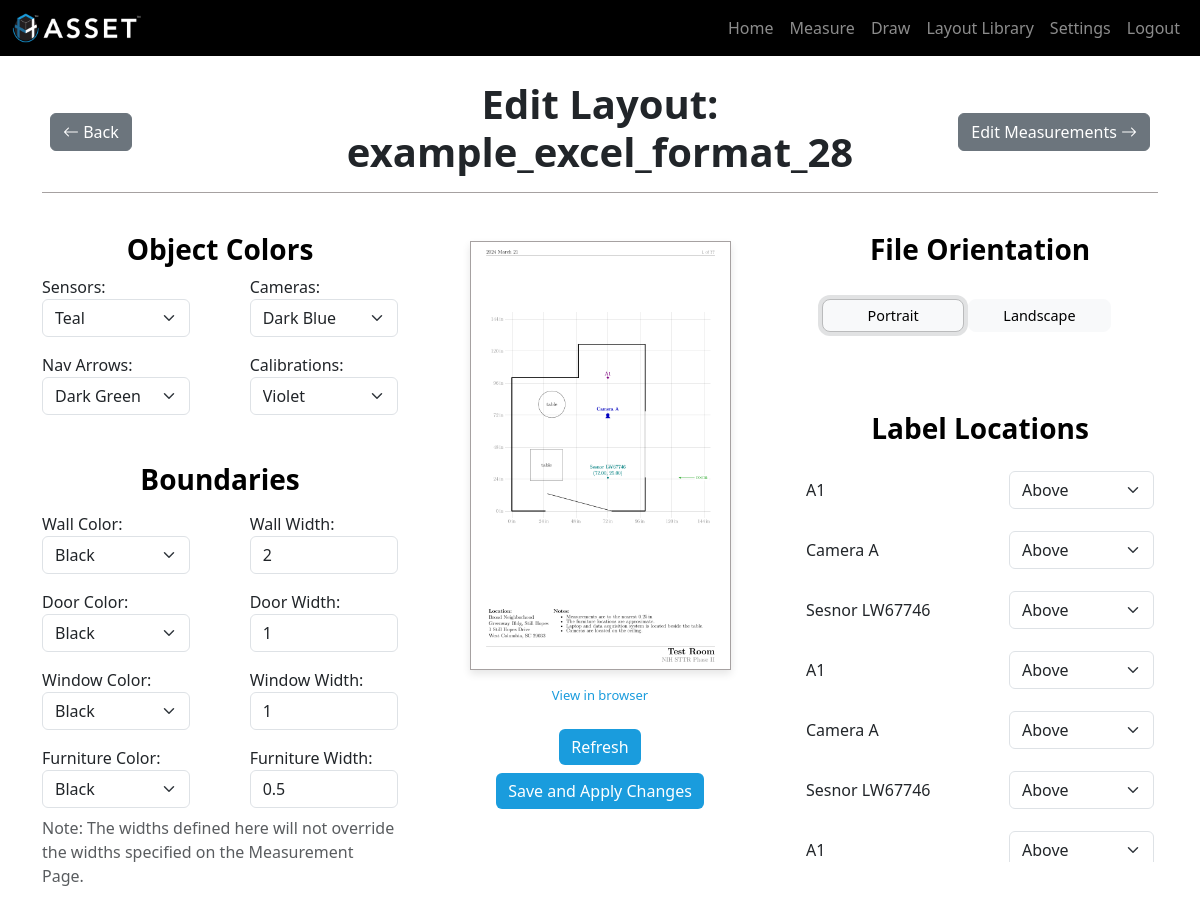
Screenshot of /edit/170 (signed in) with the database file from the repository.
### app1/models.py (models this page shows, shortened)
class ConvertedFile(models.Model):
    file_name = models.CharField(max_length=255, default="name") # Stores the PREFIX (without extension)
    user = models.ForeignKey(User, on_delete=models.CASCADE)
    created_at = models.DateTimeField(auto_now_add=True)
    last_modified = models.DateTimeField(auto_now=True)   # Automatically updated to current date and time when saved
    file_path = models.CharField(max_length=255, default="NONE")
    folder = models.ForeignKey(Folder, on_delete=models.SET_NULL, null=True, blank=True)
    temporary = models.BooleanField(default=False)
    style_settings = models.ForeignKey(StyleSettings, on_delete=models.CASCADE,
                                       null=True)
    uploaded_file = models.ForeignKey(UploadedFile, on_delete=models.CASCADE, null=True)
    latex_file = models.CharField(max_length=255,
                                  default= os.path.join(settings.MEDIA_ROOT,'conversion_output', 'output.tex'))
    pdf_file = models.CharField(max_length=255,
                                default= os.path.join(settings.MEDIA_ROOT,'conversion_output', 'output.pdf'))
    image = models.CharField(max_length=255,
                             default = os.path.join(settings.MEDIA_ROOT,'conversion_output', 'output.png'))
    layout = models.ForeignKey('Layout', on_delete=models.CASCADE, null=True, blank=True) # Link to Layout
    csv_file = models.CharField(max_length=255, null=True, blank=True)
    json_file = models.CharField(max_length=255, null=True, blank=True)
    def __str__(self):
        return self.file_name
    def get_labels(self):
        return self.label_set.all()

class StyleSettings(models.Model):
    user = models.ForeignKey(User, on_delete=models.CASCADE)
    name = models.CharField(max_length=64, default="name")
    FONT_CHOICES = [
        ('Computer Modern', 'Default (Computer Modern)'),
        ('Times New Roman', 'Times New Roman'),
        ('Arial', 'Arial'),
    ]
    COLOR_CHOICES = [
        ('red', 'Red'),
        ('green', 'Green'),
        ('green!60!black', 'Dark Green'),
        ('blue', 'Blue'),
        ('blue!75!black', 'Dark Blue'),
        ('cyan', 'Cyan'),
        ('magenta', 'Magenta'),
        ('yellow', 'Yellow'),
        ('black', 'Black'),
        ('gray', 'Gray'),
        ('white', 'White'),
        ('darkgray', 'Dark Gray'),
        ('lightgray', 'Light Gray'),
        ('brown', 'Brown'),
        ('lime', 'Lime'),
        ('olive', 'Olive'),
        ('orange', 'Orange'),
        ('pink', 'Pink'),
        ('purple', 'Purple'),
        ('teal', 'Teal'),
        ('violet', 'Violet'),
    ]
    font_type = models.CharField(max_length=32, default='Computer Modern', choices=FONT_CHOICES) # Font type
    font_color = models.CharField(max_length=32, default='black', choices=COLOR_CHOICES)
    wall_color = models.CharField(max_length=32, default='black', choices=COLOR_CHOICES)
    door_color = models.CharField(max_length=32, default='black', choices=COLOR_CHOICES)
    furniture_color = models.CharField(max_length=32, default='black', choices=COLOR_CHOICES)
    window_color = models.CharField(max_length=32, default='black', choices=COLOR_CHOICES)
    sensor_label_color = models.CharField(max_length=32, default='teal', choices=COLOR_CHOICES)
    camera_label_color = models.CharField(max_length=32, default='blue!75!black', choices=COLOR_CHOICES)
    navigation_arrow_color = models.CharField(max_length=32, default='green!60!black', choices=COLOR_CHOICES)
    calibration_color = models.CharField(max_length=32, default='violet', choices=COLOR_CHOICES)
    wall_width = models.IntegerField(default=2)
    door_width = models.IntegerField(default=1)
    furniture_width = models.DecimalField(max_digits=3, decimal_places=1, default=0.5)
    window_width = models.IntegerField(default=1)
    meta_title = models.CharField(max_length=64, default="Layout", blank=False)
    meta_date = models.DateField(default=timezone.now)
    meta_location = models.TextField(max_length=256, default="Address", blank=True)
    created_at = models.DateTimeField(auto_now_add=True)
    ORIENTATION_CHOICES = [
        ('portrait', "Portrait"),
        ('landscape', "Landscape"),
    ]
    orientation = models.CharField(max_length=32, default = 'portrait', choices=ORIENTATION_CHOICES)
    class Meta:
        unique_together = ['user', 'name']

class Label(models.Model):
        LABEL_LOCATIONS = [
            ('above', 'Above'),
            ('below', 'Below'),
            ('left', 'Left'),
            ('right', 'Right')
        ]
        file = models.ForeignKey(ConvertedFile, on_delete=models.CASCADE)
        name = models.CharField(max_length=100)
        location = models.CharField(max_length=5, default="above", choices=LABEL_LOCATIONS)
        type = models.CharField(max_length=20, default="Sensor")

### app1/views.py (the view, shortened to what this page needs)
# urls.py: path('edit/<int:layout_id>', views.EditLayoutStylePage, name='edit-layout'),
@login_required
def EditLayoutStylePage(request, layout_id):
    layout = get_object_or_404(ConvertedFile, id=layout_id)
    style_settings_instance = layout.style_settings
    labels = layout.get_labels()
    excel_file_path = layout.file_path
    def get_color_display_name(color_value):
        for value, display in style_settings_instance.COLOR_CHOICES:
            if value == color_value:
                return display
        return color_value  # Fallback if not found
    form = UpdateStyleSettingsForm(instance=style_settings_instance)
    orientation_initial = style_settings_instance.orientation
    orientation_form = forms.CharField(initial=orientation_initial, widget=forms.HiddenInput())
    label_forms = [LabelForm(prefix=str(label.id), initial={'location': label.location}) for label in labels]
    context = {
        'layout': layout,
        'form': form,
        'labels': labels,
        'label_data': zip(labels, label_forms),
        'orientation_form': orientation_form,
        'orientation_value': style_settings_instance.orientation,
    }
    return render(request, "edit-style.html", context)

### templates/edit-style.html (shortened to what this page needs)
{% extends 'base.html' %}
{% block content %}
    <div class="container" {% if layout.style_settings.orientation == "landscape" %}style="width: 85%"{% else %}style="width: 100%;"{% endif %} style="justify-content: space-between; margin-bottom: 10%;">
        <div class="col-12 mt-3 mb-4 d-flex flex-row align-items-center justify-content-between" style="border-bottom: 1px solid rgb(166, 161, 161)">
            <div class="p-2 col-lg-3 col-sm-4">
                <button type="button" class="btn btn-md btn-secondary" onclick="window.history.back();">
                    <i class="bi bi-arrow-left"></i> Back
                </button>
            </div>
            <div class="p-2 col-lg-6 col-sm-7 text-center">
                <h1 class="fw-bold align-middle">Edit Layout: {{ layout }}</h1>
            </div>
            <div class="p-2 col-lg-3 col-sm-4 text-end">
                <button type="button" class="btn btn-md btn-secondary" onclick="window.location.href='{% url 'measure-layout' layout.id %}'">
                    Edit Measurements <i class="bi bi-arrow-right"></i>
                </button>
            </div>
        </div>
        <form id ="layout-form" method="post">
        <div class="row align-items-start mb-5 d-flex justify-content-between">
            <div class="col-4 justify-content-center mt-3">
                    <center>
                        <h3 class="fw-bold" style="color: #000">Object Colors</h3>
                    </center>
                    <div class="form-row d-flex justify-content-between">
                        <div class="form-group col-5">
                            <label for="sensor_label_color">Sensors:</label>
                            {{ form.sensor_label_color }}
                        </div>
                        <div class="form-group col-5">
                            <label for="camera_label_color">Cameras:</label>
                            {{ form.camera_label_color }}
                        </div>
                    </div>
                    <div class="form-row d-flex justify-content-between mt-3">
                        <div class="form-group col-5">
                            <label for="navigation_arrow_color">Nav Arrows:</label>
                            {{ form.navigation_arrow_color }}
                        </div>
                        <div class="form-group col-5">
                            <label for="calibration_color">Calibrations:</label>
                            {{ form.calibration_color }}
                        </div>
                    </div>
                    <center>
                        <h3 class="fw-bold pt-5" style="color: #000">Boundaries</h3>
                    </center>
                    <div class="form-row d-flex justify-content-between mt-3">
                        <div class="form-group col-5">
                            <label for="wall_color">Wall Color:</label>
                            {{ form.wall_color }}
                        </div>
                        <div class="form-group col-5">
                            <label for="wall_width">Wall Width:</label>
                            {{ form.wall_width }}
                        </div>
                    </div>
                    <div class="form-row d-flex justify-content-between mt-3">
                        <div class="form-group col-5">
                            <label for="door_color">Door Color:</label>
                            {{ form.door_color }}
                        </div>
                        <div class="form-group col-5">
                            <label for="door_width">Door Width:</label>
                            {{ form.door_width }}
                        </div>
                    </div>
                    <div class="form-row d-flex justify-content-between mt-3">
                        <div class="form-group col-5">
                            <label for="window_color">Window Color:</label>
                            {{ form.window_color }}
                        </div>
                        <div class="form-group col-5">
                            <label for="window_width">Window Width:</label>
                            {{ form.window_width }}
                        </div>
                    </div>
                    <div class="form-row d-flex justify-content-between mt-3">
                        <div class="form-group col-5">
                            <label for="furniture_color">Furniture Color:</label>
                            {{ form.furniture_color }}
                        </div>
                        <div class="form-group col-5">
                            <label for="furniture_width">Furniture Width:</label>
                            <div id="furniture_width_container">
                                {{ form.furniture_width }}
                            </div>
                        </div>
                    </div>
                    <p class="text-muted mt-2">Note: The widths defined here will not override the widths specified on the Measurement Page.</p>
            </div>
            <div class="col-3 m-4 justify-content-center" id="layout-preview">
                {% if layout.style_settings.orientation == "portrait" %}
                <div class="object-fit-contain pdf-preview" style="border: 1px solid rgb(166, 161, 161); box-shadow: 0px 4px 8px rgba(0, 0, 0, 0.1);"; style="width:auto">
                    <center>
                        <img src="{% url 'serve-image' layout.image %}" alt="Output Preview" style="max-height:450px; max-width:100%">
                    </center>
                </div>
                <div class="mt-3 d-flex justify-content-center">
                    <p class="view-in-browser" onclick="viewImageInBrowser('{{ layout.image }}')">View in browser</p>
                </div>
                <div class="mt-2 d-flex justify-content-center">
                    <button id="refresh" name = "refresh" type="button" class="btn btn-primary">Refresh</button>
                </div>
                <div class="mt-2 d-flex justify-content-center">
                    <button id="submit-all" type="button" class="btn btn-primary">Save and Apply Changes</button>
                </div>
                {% endif %}
            </div>
            <div class="col-4 justify-content-center p-3">
                <center>
                    <h3 class="fw-bold" style="color: #000">File Orientation</h3>
                </center>
                <div class="mt-3 mb-3 p-3">
                    <button type="button" style="font-size: 1.2vw;" class="btn btn-lg btn-light btn-orientation shadow-toggle {% if style_settings_instance.orientation == 'portrait' %}active{% endif %}" id="portraitButton">Portrait</button>
                    <button type="button" style="font-size: 1.2vw;" class="btn btn-lg btn-light btn-orientation shadow-toggle " id="landscapeButton" style="margin-left:10px;">Landscape</button>
                </div>
                <center>
                    <h3 class="fw-bold pt-3 mt-5" style="color: #000">Label Locations</h3>
                </center>
                <div class="mt-3" style="overflow-y: auto; max-height: 400px;">
                    {% for label, label_form in label_data %}
                    <div class="mb-1">
                        <div class="d-flex form-row align-content-center align-items-center">
                            <div class="col-lg-6 col-md-3 pt-3">
                                <p>{{ label.name }}</p>
                            </div>
                            <div class="form-group col-lg-5 col-md-8">
                                {{ label_form.location }}
                            </div>
                        </div>
                    </div>
                    {% endfor %}
                </div>
            </div>
        </div>
        </form>
    </div>
{% endblock %}

### static/layoutgenerator/css/styles.css (style rules this page uses)
.btn-primary { background-color: #1B9CDB; color: #fff; border: none; }
.view-in-browser { color:#1B9CDB; font-size: small; }

### templates/base.html (style rules this page uses)
.btn-primary { background-color: #1a9cdd; color: #fff; border: none; }
.view-in-browser { color: #1a9cdd; font-size: small; }

### templates/edit-style.html (style rules this page uses)
.form-row { display: flex; flex-wrap: wrap; justify-content: space-between; }
.pdf-preview { justify-content: center; }
.shadow-toggle.active { box-shadow: 0 0 0 0.25rem rgba(134, 139, 145, 0.25); background-color: #f8f9fa; }
.btn-orientation { padding: 5px; width: 45%; height: 10%; font-size:medium; }

### rows the page displays
ConvertedFile: file_name "example_excel_format_28", image (picture)
StyleSettings: sensor_label_color "Teal", camera_label_color "Dark Blue", navigation_arrow_color "Dark Green", calibration_color "Violet", wall_color "Black", wall_width "2", door_color "Black", door_width "1", window_color "Black", window_width "1", furniture_color "Black", furniture_width "0.5"
Label: name "A1"
Label: name "Camera A"
Label: name "Sesnor LW67746"
Label: name "A1"
Label: name "Camera A"
Label: name "Sesnor LW67746"
Label: name "A1"
